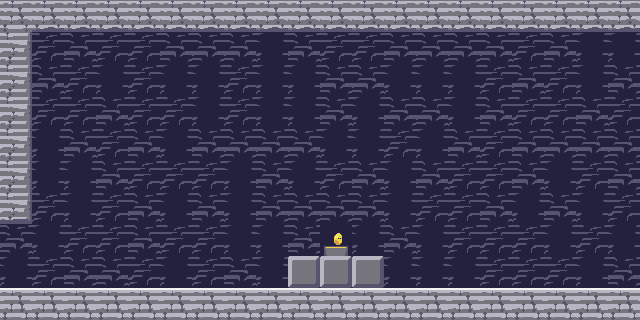

This game map was drawn from its Tiled (.tmx) file and the tilesets committed beside it. A one-line description and the full map source follow:
An orthogonal 20x10 tile map with 32x32 px tiles, 1 tile layer (Tile Layer 1).

<map version="1.0" tiledversion="2017.11.22" orientation="orthogonal" renderorder="right-down" width="20" height="10" tilewidth="32" tileheight="32" infinite="0" nextobjectid="1">
 <tileset firstgid="1" source="tiletest.tsx" />
 <layer name="Tile Layer 1" width="20" height="10">
  <data encoding="csv">
13,96,96,96,96,96,96,96,96,96,96,96,96,96,96,96,96,96,96,96,
14,133,173,133,133,173,173,173,134,173,133,133,173,173,173,173,133,173,134,134,
14,173,133,134,133,134,134,133,134,134,173,173,134,134,134,133,173,133,134,173,
14,133,133,173,133,133,134,133,134,134,173,134,173,173,134,173,133,133,173,133,
14,134,173,133,173,134,173,173,173,173,134,134,133,134,173,133,173,173,173,173,
14,134,134,173,133,133,133,134,173,134,133,173,134,173,133,133,173,134,133,173,
97,133,134,133,173,134,173,134,173,173,173,173,134,133,133,173,134,173,134,133,
173,134,133,133,173,133,133,134,134,173,381,134,173,134,133,133,133,134,133,134,
134,133,173,173,133,134,133,173,134,532,532,532,134,134,134,133,133,133,134,173,
55,55,55,55,55,55,55,55,55,55,55,55,55,55,55,55,55,55,55,55
</data>
 </layer>
</map>
